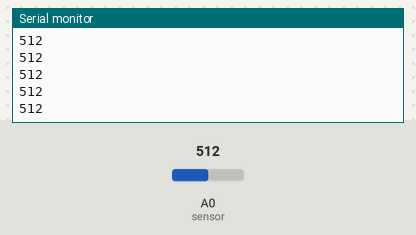
A sketch run on a simulated Arduino Uno, built with avr-gcc and run on an emulated ATmega328P. On the bench: the last lines printed to the serial monitor. The inputs (shaded band) are chosen by the test bench; at power-on: A0 (sensor) = 512.

Above: at 1.2 s.
1.3 s: A0 (sensor) set to 716
At 2.4 s:
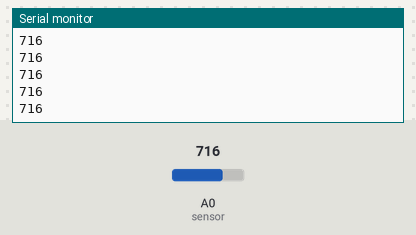
2.8 s: A0 (sensor) set to 900
At 3.8 s:
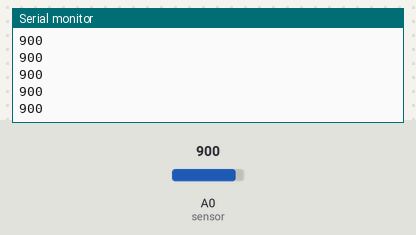
Timing chart, 0 to 5.8 s (numbered marks = the images above; inputs shaded):
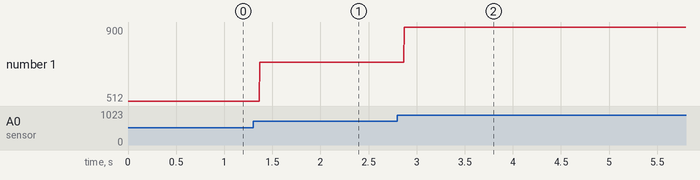

The sketch:

Line_Sensor.ino
```cpp
// initialize variables
int ledPin = 11, sensor = 0, brightness = 0;

void setup() {
  // put your setup code here, to run once:
  Serial.begin(9600);

}

void loop() {
  // put your main code here, to run repeatedly:
  brightness = analogRead(sensor);
  //analogWrite(ledPin, brightness/4);
  Serial.println(brightness);
}
```

Measured:
- after the input at 1.3 s, the serial monitor: prints a new line after 0.07 s (image 1)
- after the input at 2.8 s, the serial monitor: prints a new line after 0.07 s (image 2)
- plotted number 1: 512 → 716 after the input at 1.3 s, 716 → 900 after the input at 2.8 s
